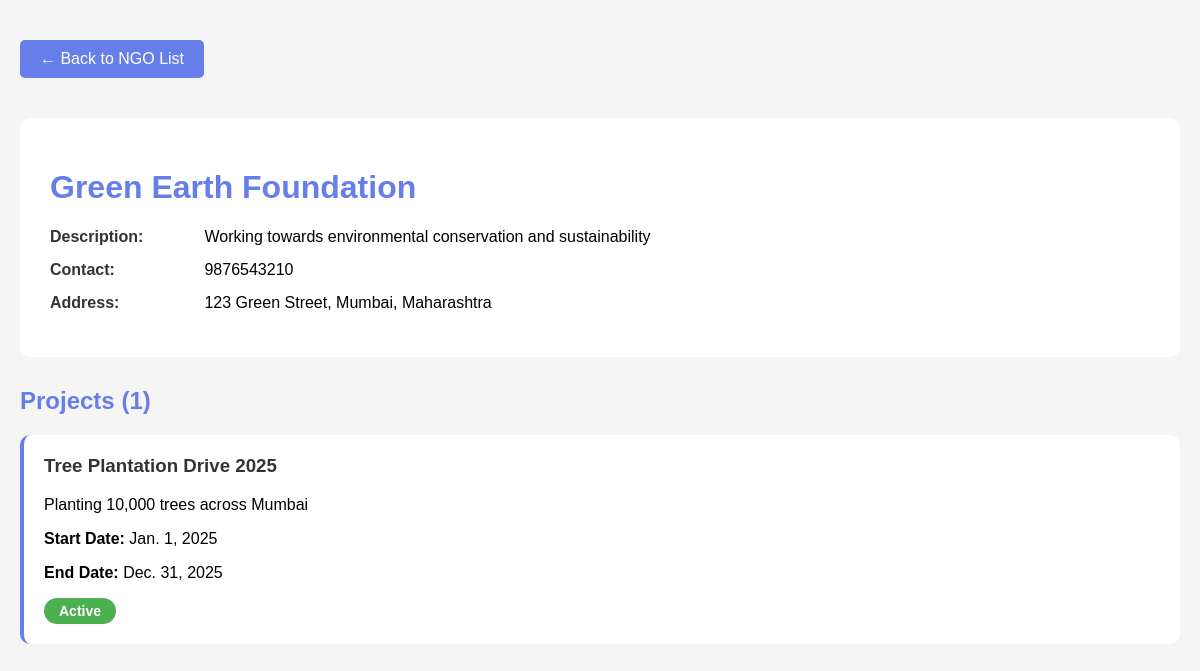
/ngo/2/, run on the app's committed database.
### ngo_dashboard/models.py (models this page shows, shortened)
class NGOProfile(models.Model):
    name = models.CharField(max_length=100)
    description = models.TextField()
    address = models.TextField()
    contact = models.CharField(max_length=15)

class Project(models.Model):
    ngo = models.ForeignKey(NGOProfile, on_delete=models.CASCADE)
    title = models.CharField(max_length=100)
    description = models.TextField()
    status = models.CharField(max_length=20)
    start_date = models.DateField()
    end_date = models.DateField()

### ngo_app/views.py (the view)
# urls.py: path('ngo/<int:ngo_id>/', views.ngo_detail, name='ngo_detail'),
def ngo_detail(request, ngo_id):
    ngo = get_object_or_404(NGOProfile, id=ngo_id)
    projects = Project.objects.filter(ngo=ngo)
    context = {
        'ngo': ngo,
        'projects': projects,
        'total_projects': projects.count()
    }
    return render(request, 'ngo_app/ngo_detail.html', context)

### ngo_app/templates/ngo_app/ngo_detail.html (shortened to what this page needs)
<!DOCTYPE html>
<html lang="en">
<head>
</head>
<body>
    <div class="container">
        <a href="/ngos/" class="back-link">← Back to NGO List</a>
        <div class="ngo-info">
            <h1>{{ ngo.name }}</h1>
            <div class="info-row">
                <strong>Description:</strong> {{ ngo.description }}
            </div>
            <div class="info-row">
                <strong>Contact:</strong> {{ ngo.contact }}
            </div>
            <div class="info-row">
                <strong>Address:</strong> {{ ngo.address }}
            </div>
        </div>
        <div class="projects-section">
            <h2>Projects ({{ total_projects }})</h2>
            {% if projects %}
                {% for project in projects %}
                    <div class="project-card">
                        <h3>{{ project.title }}</h3>
                        <p>{{ project.description }}</p>
                        <p><strong>Start Date:</strong> {{ project.start_date }}</p>
                        <p><strong>End Date:</strong> {{ project.end_date|default:"Ongoing" }}</p>
                        <span class="project-status status-{{ project.status|lower }}">{{ project.status }}</span>
                    </div>
                {% endfor %}
            {% else %}
                <div class="no-projects">
                    <p>No projects available for this NGO yet.</p>
                </div>
            {% endif %}
        </div>
    </div>
</body>
</html>

### ngo_app/templates/ngo_app/ngo_detail.html (style rules this page uses)
body { font-family: Arial, sans-serif; margin: 0; padding: 20px; background: #f5f5f5; }
.container { max-width: 1200px; margin: 0 auto; }
h1 { color: #667eea; }
.back-link { display: inline-block; margin: 20px 0; padding: 10px 20px; background: #667eea; color: white; text-decoration: none; border-radius: 5px; }
.ngo-info { background: white; padding: 30px; border-radius: 10px; margin: 20px 0; }
.info-row { margin: 15px 0; }
.info-row strong { color: #333; display: inline-block; width: 150px; }
.projects-section { margin-top: 30px; }
.projects-section h2 { color: #667eea; }
.project-card { background: white; padding: 20px; border-radius: 10px; margin: 15px 0; border-left: 4px solid #667eea; }
.project-card h3 { margin-top: 0; color: #333; }
.project-status { display: inline-block; padding: 5px 15px; border-radius: 20px; font-size: 14px; font-weight: bold; }
.status-active { background: #4CAF50; color: white; }

### data on the page
NGOProfile: name "Green Earth Foundation", description "Working towards environmental conservation and sustainability", contact "9876543210", address "123 Green Street, Mumbai, Maharashtra"
Project: title "Tree Plantation Drive 2025", description "Planting 10,000 trees across Mumbai", start_date "Jan. 1, 2025", end_date "Dec. 31, 2025", status "Active"

### other printed values
{{ total_projects }} "1"
